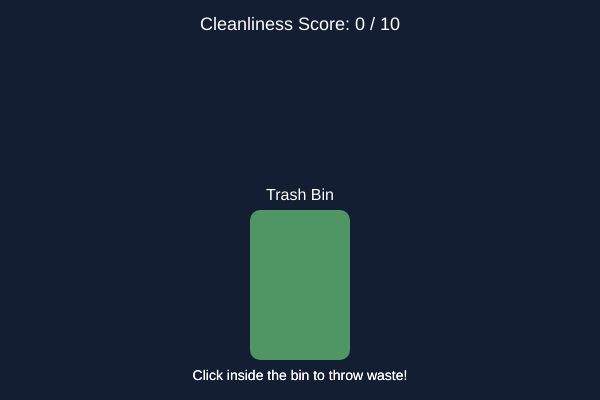
Frame 1 (no input)
Frame 60 (no input): identical to frame 1, image omitted
Frame 120 (the mouse pressed at the canvas centre since frame 60): identical to frame 1, image omitted

The p5.js sketch that drew this single still picture (run headless with seeded random() and noise() and a simulated clock; from frame 60 on, the mouse is pressed at the canvas centre):

// p5.js sketch
// ── sketch.js
// The Foundation
let particles = []
let score = 0;
let maxScore = 10;
let binX, binY, binW, binH;

// The Setup Function
function setup() {
  createCanvas(600, 400);
  
  binW = 100; // Sets bin width
  binH = 150; // Sets bin height
  binX = width / 2 - binW / 2; // Centers the bin
  binY = height - binH - 40; // Positions bin 40 pixels from the bottom
}

function draw() {
  background(20, 30, 50); //Fills canvas dark blue color
  
  fill(80, 150, 100); // Fills bin color to green
  noStroke();
  rect(binX, binY, binW, binH, 10); // 10 is rounded corners
  
  fill(255); // Text color to white
  textSize(16);
  textAlign(CENTER);
  text("Trash Bin", width / 2, binY - 10); // 200-10=200. 10 pixels above the bin
  
  for (let i = particles.length - 1; i >= 0; i--) {
    let p = particles[i]; // Creates a shorthand variable called p
    
    p.x += p.vx; // Moves the particles horizontally by its velocity
    p.y += p.vy; // Moves particles vertically
    p.alpha -+ 5; // Makes particle fade out
    
    fill(p.r, p.g, p.b, p.alpha); // Set color
    noStroke();
    circle(p.x, p.y, p.size); // Draw circle at particle's position with its size
    
    if (p.alpha <= 0) { // If particle is invisible
      particle.splice(i, 1); //Remove it from the array
    }
  }
  
  // Score display
  fill(255);
  noStroke();
  textSize(18);
  textAlign(CENTER);
  text("Cleanliness Score: " + score + " / " + maxScore, width / 2, 30); // maxscore variable is 10. 30 pixels from the top
  
  textSize(14);
  text("Click inside the bin to throw waste!", width / 2, height - 20);
  
  textSize(14);
  text("Click inside the bin to throw waste!", width / 2, height - 20);
}

function mousePressed() {
  if (mouseX > binX && mouseX < binX + binW && 
      mouseY > binY && mouseY < binY + binH) {
    // Mouse must be inside the bin left, right, top, bottom borders. All 4 must be true for the code inside to run.
    for (let i = 0; i < 20; i++) { // This loop runs 20 times, each time through it creates one particle.
      let angle = random(TWO_PI); // Random angle between 0 and 2π full circle. Particles shoot in all directions.
      let speed = random(2, 5); // Random speed between 2 and 5.
      
      particles.push({ // Add a new particle to the array
        x: mouseX, // Start at mouse X position
        y: mouseY, // Start at mouse Y position
        vx: cos(angle) * speed, // Horizontal velocity converts the angle to X direction, multiply by speed to control how fast.
        vy: sin(angle) * speed, // Verticle velocity converts the angel to Y direction
        size: random(4, 8), // Random diameter between 4 and 8 pixels
        r: random(150, 255), // Random red value
        g: random(150, 255), // Random green value
        b: random(150, 255), //Random blue value
        alpha: 255 // Fully visible, will fade in draw.
      });
    }
    
    if (score < maxScore) { // Only if score is less than 10.
      score++; // Increase score by 1. Same as score = score + 1 which prevents the score from going above 10.
    } // Closes the 'if' statement checking if click is inside bin.
  } // Closes the entire 'mousePressed()' function
}
